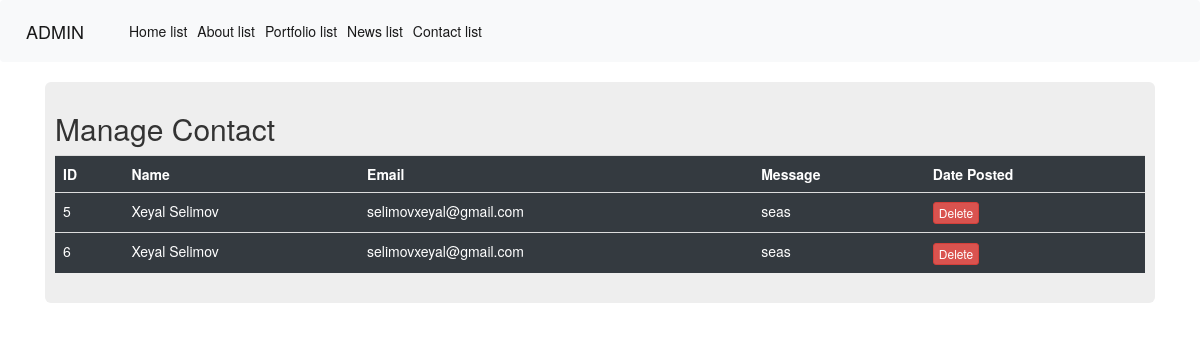
The page /admin/contact-list on the database its author committed.
### Project/models.py (models this page shows, shortened)
class Contact(db.Model):
    id = db.Column(db.Integer, primary_key=True)
    name = db.Column(db.String(100), nullable=False, )
    email = db.Column(db.String(100) )
    message = db.Column(db.String(200))

### Project/routes.py (the view)
@app.route('/admin/contact-list')
def admin_contact_list():
    form = Contact.query.all()
    return render_template('admin/contact-list.html', form=form)

### Project/templates/admin/contact-list.html
{% extends 'admin/base.html' %}
{% block content %}
<div class="container">
    <div class="row">
        <div class="col md-12">
            <div class="jumbotron p-3">
                <h2>Manage Contact<a href="{{url_for('contact')}}"> </h2></a>
                <table class="table table-hover table-dark">
                    <tr>
                        <th>ID</th>
                        <th>Name</th>
                        <th>Email</th>
                        <th>Message</th>
                        <th>Date Posted</th>
                    </tr>
                {% for form in form %}
                    <tr>
                        <td>{{form.id}}</td>
                        <td>{{form.name}}</td>
                        <td>{{form.email}}</td>
                        <td>{{form.message}}</td>
                        <td>
                            <a href="{{url_for('delete_contact', id=form.id)}}" class="btn btn-danger btn-xs"
                            onclick="return confirm('Are You Sure To Delete ?')">Delete</a>
                        </td>
                    </tr>
                {% endfor %}
                </table>
            </div>
        </div>
    </div>
</div>
{% endblock %}

### rows shown on the page
Contact: id "5", name "Xeyal Selimov", email "selimovxeyal@gmail.com", message "seas"
Contact: id "6", name "Xeyal Selimov", email "selimovxeyal@gmail.com", message "seas"
